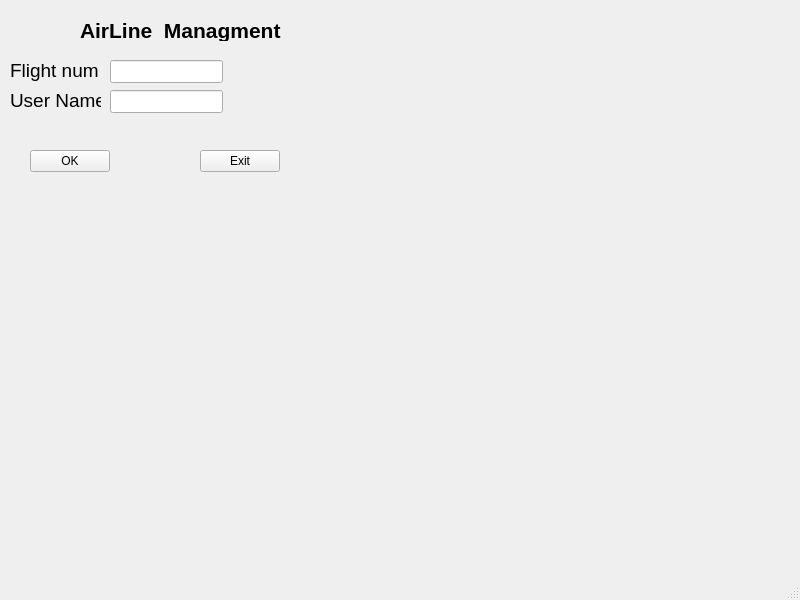
<?xml version="1.0" encoding="UTF-8"?>
<ui version="4.0">
 <class>MainWindow</class>
 <widget class="QMainWindow" name="MainWindow">
  <property name="geometry">
   <rect>
    <x>0</x>
    <y>0</y>
    <width>800</width>
    <height>600</height>
   </rect>
  </property>
  <property name="windowTitle">
   <string>MainWindow</string>
  </property>
  <widget class="QWidget" name="centralwidget">
   <widget class="QLabel" name="label">
    <property name="geometry">
     <rect>
      <x>80</x>
      <y>20</y>
      <width>221</width>
      <height>21</height>
     </rect>
    </property>
    <property name="font">
     <font>
      <pointsize>16</pointsize>
      <bold>true</bold>
     </font>
    </property>
    <property name="text">
     <string>AirLine  Managment</string>
    </property>
   </widget>
   <widget class="QLabel" name="label_2">
    <property name="geometry">
     <rect>
      <x>10</x>
      <y>60</y>
      <width>91</width>
      <height>21</height>
     </rect>
    </property>
    <property name="font">
     <font>
      <pointsize>14</pointsize>
     </font>
    </property>
    <property name="text">
     <string>Flight num</string>
    </property>
   </widget>
   <widget class="QLabel" name="label_3">
    <property name="geometry">
     <rect>
      <x>10</x>
      <y>90</y>
      <width>91</width>
      <height>21</height>
     </rect>
    </property>
    <property name="font">
     <font>
      <pointsize>14</pointsize>
     </font>
    </property>
    <property name="text">
     <string>User Name</string>
    </property>
   </widget>
   <widget class="QLineEdit" name="lineEdit">
    <property name="geometry">
     <rect>
      <x>110</x>
      <y>60</y>
      <width>113</width>
      <height>23</height>
     </rect>
    </property>
    <property name="font">
     <font>
      <pointsize>14</pointsize>
     </font>
    </property>
   </widget>
   <widget class="QLineEdit" name="lineEdit_2">
    <property name="geometry">
     <rect>
      <x>110</x>
      <y>90</y>
      <width>113</width>
      <height>23</height>
     </rect>
    </property>
    <property name="font">
     <font>
      <pointsize>14</pointsize>
     </font>
    </property>
   </widget>
   <widget class="QPushButton" name="pushButton">
    <property name="geometry">
     <rect>
      <x>30</x>
      <y>150</y>
      <width>80</width>
      <height>22</height>
     </rect>
    </property>
    <property name="text">
     <string>OK</string>
    </property>
   </widget>
   <widget class="QPushButton" name="pushButton_2">
    <property name="geometry">
     <rect>
      <x>200</x>
      <y>150</y>
      <width>80</width>
      <height>22</height>
     </rect>
    </property>
    <property name="text">
     <string>Exit</string>
    </property>
   </widget>
  </widget>
  <widget class="QMenuBar" name="menubar">
   <property name="geometry">
    <rect>
     <x>0</x>
     <y>0</y>
     <width>800</width>
     <height>20</height>
    </rect>
   </property>
  </widget>
  <widget class="QStatusBar" name="statusbar"/>
 </widget>
 <resources/>
 <connections/>
</ui>
